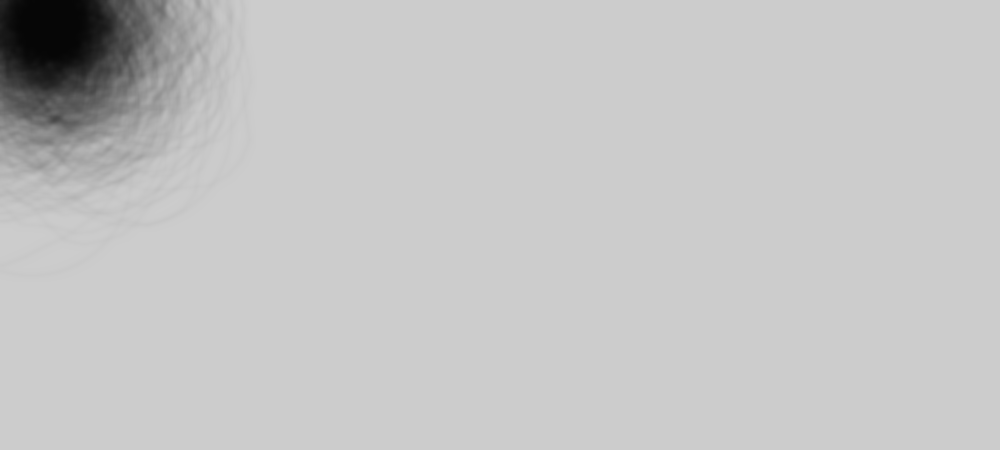
Frame 1 (no input)
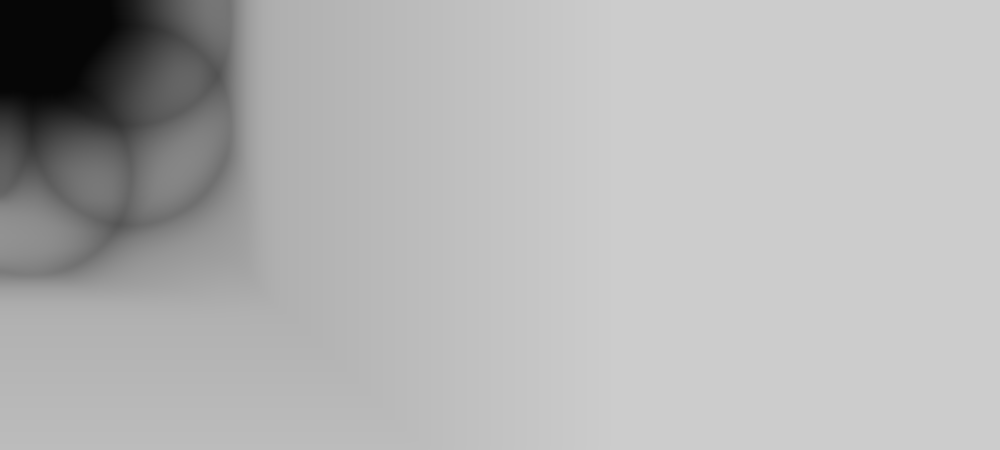
Frame 60 (the mouse pressed at the canvas centre just before this capture)
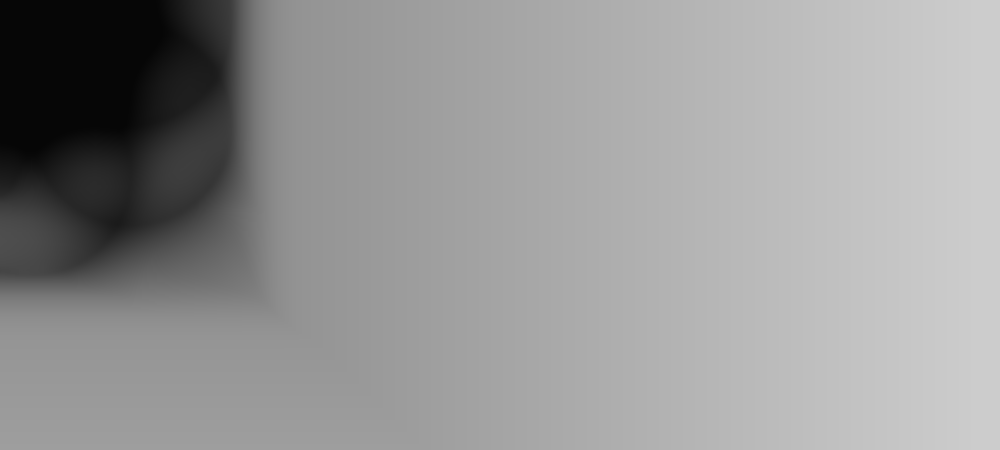
Frame 120 (the mouse held since frame 60 and released just before this capture)

The Processing sketch that drew these frames (run headless with seeded random() and noise(); from frame 60 on, the mouse is pressed at the canvas centre):

// Processing sketch: SG2
// ── SG2.pde
//fucking circles

//global variables
float x;
float y;
float rad = 200;
float c = cos(PI);

float centerX = width/2;
float centerY = height/4;
//float x;
//float y;
float angle;
boolean neww = true;



void setup () {
  size(1000, 450);
  x = width/2;
  y = height/4;
  strokeWeight(1);
  smooth();
  noFill();
}

void draw () {
//background (255,255,255,0);
stroke(1, 1, 1, 20);
  //for (int i = 0; i<7; i++) {
    //rad= rad+5;
    stroke(1, 1, 1, 20);
  //draw circle
  if (neww == true) {
    //on the first time through draw loop i times (draw i spirals)
    for ( int i=0; i<500; i++) {
      float radius = 5;
      float radiusNoise = random(10);
      int startangle = int(random(360));
      int endangle = 1000+int(random(1000));
      int anglestep = 5 + int(random(3));
      float prevx = 0;
      float prevy = 0;

// draw a spiral
      for (float ang =startangle; ang <= endangle; ang+=anglestep) {
        radiusNoise += .07;
        float rad = radians(ang);
        float thisRadius = radius + (noise(radiusNoise)*200)-100;
        x = centerX + (thisRadius*cos(rad));
        y = centerY + (thisRadius * sin(rad));
        radius += .5;
        if (neww == true) 
          neww = false;
        else {
          line(prevx, prevy, x, y) ;
        }
        prevx = x;
        prevy = y;
      }
      neww = true;
    }
    neww = false;
  }
    
    
    
    //ellipse(x, y, rad, rad);
    //rotate(1*PI);
    translate(0,rad/2);
    //ellipse(x,y, rad, rad);
    translate(0,rad/2);
  ellipse(x,y, rad, rad);
  translate(0,-rad/2);
  translate(rad/2,rad/4);
  ellipse(x,y,rad,rad);
  translate(0,-rad/2);
  ellipse(x,y,rad,rad);
  translate(-rad,0);
  ellipse(x,y,rad,rad);
  translate(0,rad/2);
  ellipse(x,y,rad,rad);
//}
  filter(BLUR,2);
}
